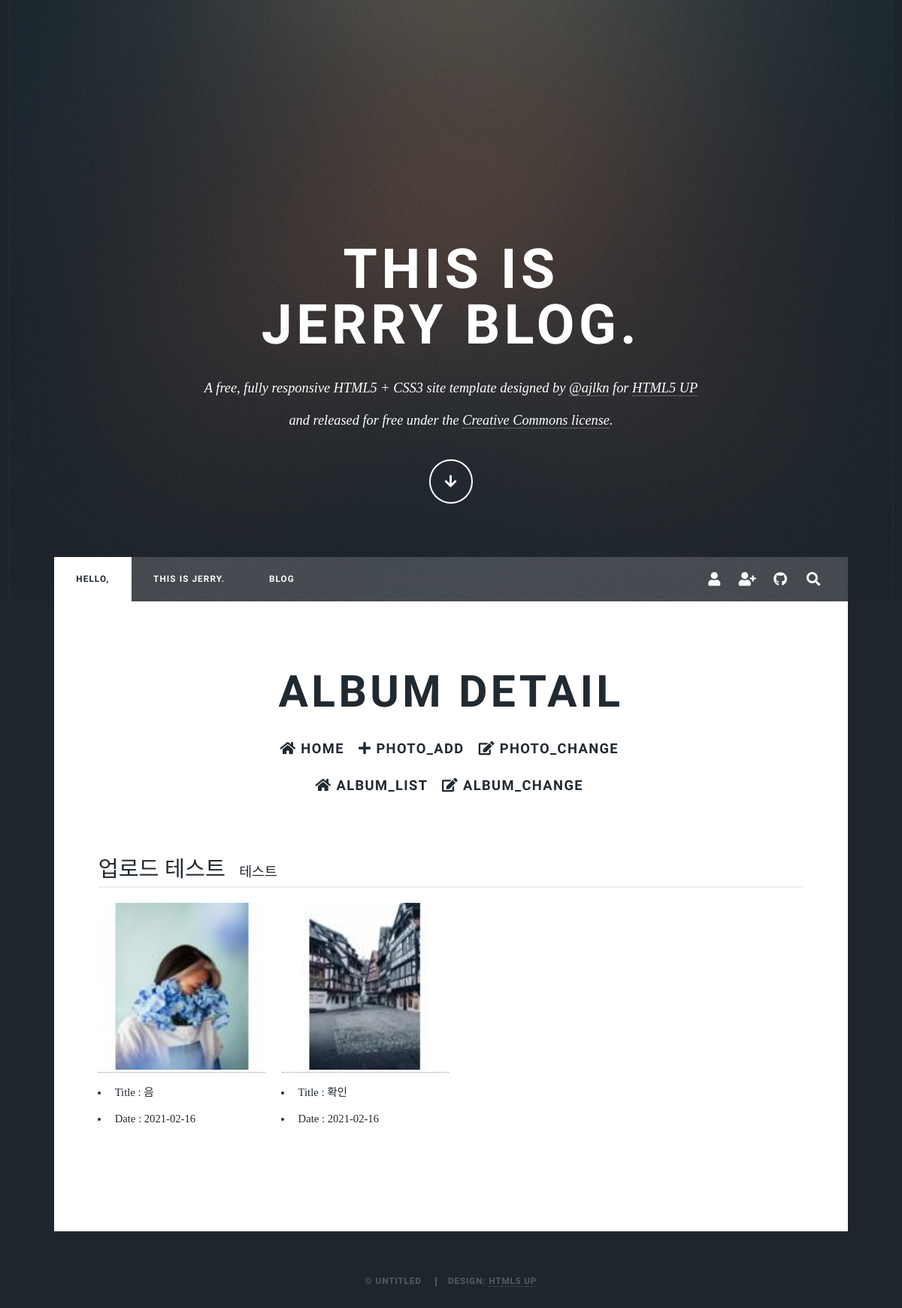
Screenshot of /photo/album/2/ with the database file from the repository.
### photo/models.py (models this page shows, shortened)
class Album(models.Model):
    name        = models.CharField(max_length=50)
    description = models.CharField('One Line Description', max_length=100, blank=True)  # 설명
    owner       = models.ForeignKey('auth.User', on_delete=models.CASCADE, verbose_name='OWNER',blank=True, null=True)
    class Meta:
        ordering = ('name',)

class Photo(models.Model):
    album       = models.ForeignKey(Album, on_delete=models.CASCADE)
    title       = models.CharField('TITLE', max_length=30)
    description = models.TextField('Photo Description', blank=True)
    image       = ThumbnailImageField(upload_to='photo/%y/%m')
    upload_dt   = models.DateTimeField('Upload Date', auto_now_add=True)
    owner       = models.ForeignKey('auth.User', on_delete=models.CASCADE, verbose_name='OWNER',blank=True, null=True)
    class Meta:
        ordering = ('title',)
    def get_absolute_url(self):
        return reverse('photo:photo_detail', args=(self.id,))

### photo/views.py (the view)
# urls.py: path('album/<int:pk>/', views.AlbumDV.as_view(), name='album_detail'),
class AlbumDV(DetailView):
    model = Album
    template_name = 'photo/album_detail.html'

### photo/fields.py (called while the page is built)
    def _add_thumb(self, s):
        parts = s.split(".")
        parts.insert(-1, "thumb")
        if parts[-1].lower() not in ['jpeg', 'jpg']:
            parts[-1] = 'jpg'
            print(parts)
        return ".".join(parts)

    @property
    def thumb_url(self):
        return self._add_thumb(self.url)

### templates/photo/album_detail.html (shortened to what this page needs)
{% extends 'blog/base.html'%}
{% load static %}
{% block content %}
<div id="main">
    <section class="post">
        <header class="major">
            <h2> Album Detail </h2>
            <ul class='nav justify-content-center'  >
                <li class="nav-item"><h3><a href="{% url 'home' %}"><i class="fa fa-home"></i>&nbsp;Home &nbsp;</a></h3></li>
                <li class="nav-item"><h3><a href="{% url 'photo:photo_add' %}"><i class="fa fa-plus"></i>&nbsp;photo_add &nbsp;</a></h3></li>
                <li class="nav-item"><h3><a href="{% url 'photo:photo_change' %}"><i class="fas fa-edit"></i></i>&nbsp;photo_change &nbsp;</a></h3></li>
            </ul>
            <ul class='nav justify-content-center'  >
                <li class="nav-item"><h3><a href="{% url 'photo:album_list' %}"><i class="fa fa-home"></i>&nbsp;album_list &nbsp;</a></h3></li>
                <li class="nav-item"><h3><a href="{% url 'photo:album_change' %}"><i class="fas fa-edit"></i></i>&nbsp;album_change &nbsp;</a></h3></li>
            </ul>
        </header>
        <div class="mt-5">
            <span class="h2">{{ object.name }}</span>&emsp;
            <span class="h5">{{ object.description }}</span>
        </div>
        <hr style="margin: 0 0 20px 0;">
        <div class="row">
            {% for photo in object.photo_set.all %}
            <div class=" col-md-3 mb-5">
                <div class="thumbnail">
                    <a href=" {{ photo.get_absolute_url }}">
                        <img src="{{ photo.image.thumb_url }}" style="width:100%;">
                    </a>
                </div>
                <ul>
                    <li>Title : {{ photo.title }}</li>
                    <li>Date : {{ photo.upload_dt|date:"Y-m-d" }}</li>
                </ul>
            </div>
            {% endfor %}
        </div>
    </section>
</div>
{% endblock %}

### rows the page displays
Album: name "업로드 테스트", description "테스트"
Photo: shows a picture, title "음", upload_dt "2021-02-16"
Photo: shows a picture, title "확인", upload_dt "2021-02-16"
